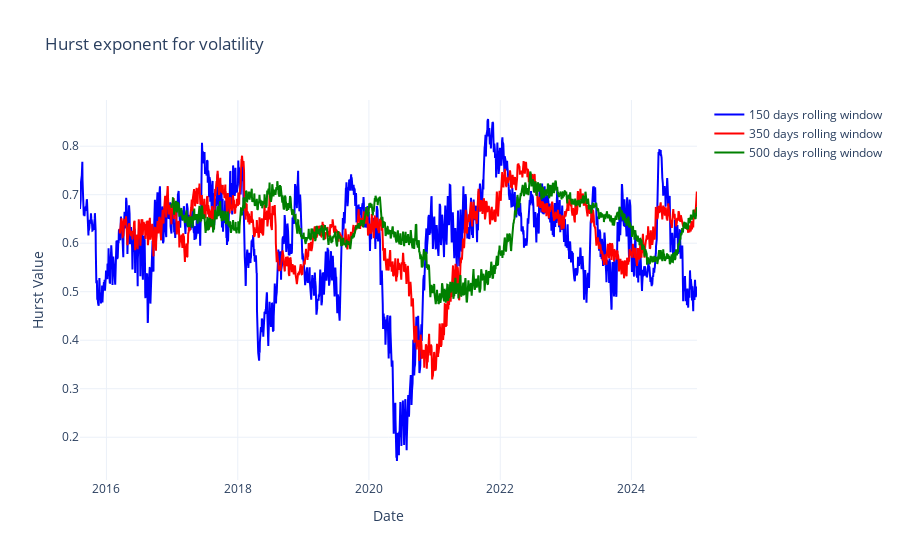

Source (notebook cell):
### Code cell
from hurst import compute_Hc
import plotly.graph_objects as go

def compute_rolling_hurst(df, window, col='log_vol', lag=0):
    hurst_values = []
    times = []
    
    # Loop through the DataFrame using the rolling window
    for i in range(window - 1, len(df), lag+1):
        # Extract the window slice from the series
        window_series = df[col].iloc[i - window + 1 : i + 1: lag+1]
        # Compute the Hurst exponent using the 'change' method and simplified calculation
        h, _, _ = compute_Hc(window_series, kind='change', simplified=True)
        
        hurst_values.append(h)
        times.append(df.index[i])
    
    # Create and return a new DataFrame with the computed Hurst exponents
    result_df = pd.DataFrame({'hurst': hurst_values}, index=times)
    return result_df

rolling_hurst_150 = compute_rolling_hurst(VIX, window=150, col='log_vol', lag=0)
rolling_hurst_350 = compute_rolling_hurst(VIX, window=300, col='log_vol', lag=0)
rolling_hurst_500 = compute_rolling_hurst(VIX, window=500, col='log_vol', lag=0)

fig = go.Figure()
fig.add_trace(go.Scatter(
    x=rolling_hurst_150.index,
    y=rolling_hurst_150["hurst"],
    mode='lines',
    name='150 days rolling window',
    line=dict(color='blue')
))
fig.add_trace(go.Scatter(
    x=rolling_hurst_350.index,
    y=rolling_hurst_350["hurst"],
    mode='lines',
    name='350 days rolling window',
    line=dict(color='red')
))
fig.add_trace(go.Scatter(
    x=rolling_hurst_500.index,
    y=rolling_hurst_500["hurst"],
    mode='lines',
    name='500 days rolling window',
    line=dict(color='green')
))
fig.update_layout(
    title=f"Hurst exponent for volatility",
    xaxis_title="Date",
    yaxis_title="Hurst Value",
    template="plotly_white"
)

### Figure 1 — Plotly figure (JSON) as saved in the notebook; plotly's stock layout.template omitted (floating-point values rounded to 4 significant figures; data arrays with more than 128 entries replaced by an {"elided": "..."} marker saying what was removed)
{"data": [{"line": {"color": "blue"}, "mode": "lines", "name": "150 days rolling window", "type": "scatter", "x": {"elided": "2387 str values"}, "y": {"elided": "2387 float values"}}, {"line": {"color": "red"}, "mode": "lines", "name": "350 days rolling window", "type": "scatter", "x": {"elided": "2237 str values"}, "y": {"elided": "2237 float values"}}, {"line": {"color": "green"}, "mode": "lines", "name": "500 days rolling window", "type": "scatter", "x": {"elided": "2037 str values"}, "y": {"elided": "2037 float values"}}], "layout": {"title": {"text": "Hurst exponent for volatility"}, "xaxis": {"title": {"text": "Date"}}, "yaxis": {"title": {"text": "Hurst Value"}}}}
